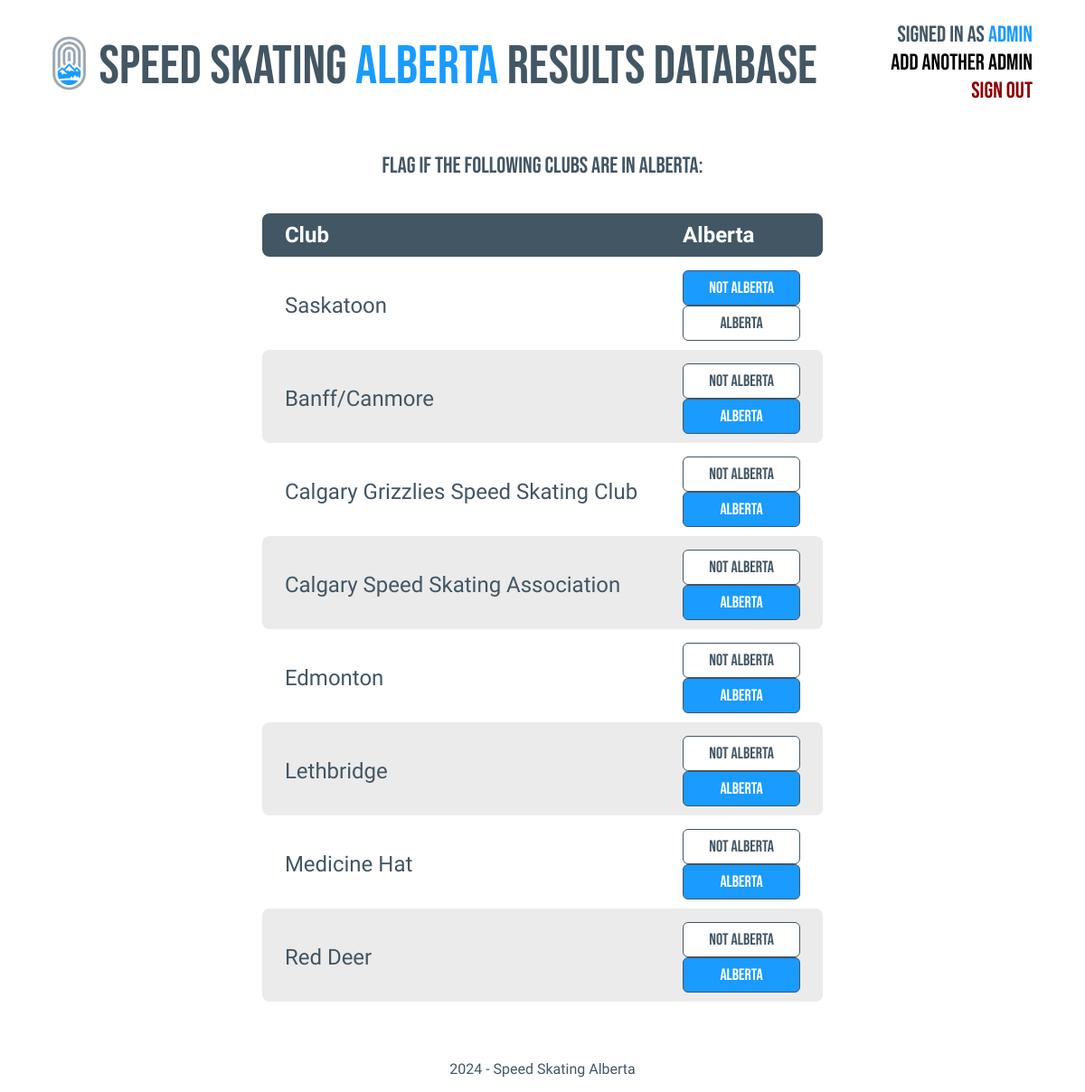
The page /admin/viewclubs.php (signed in) on the database its author committed.
### tables this page shows
CREATE TABLE `admin_table` (
  `username` varchar(128) NOT NULL,
  `password` varchar(255) NOT NULL,
  `adminID` int(11) NOT NULL
);

CREATE TABLE `club` (
  `clubName` varchar(128) NOT NULL,
  `alberta` tinyint(1) DEFAULT NULL
);

### admin/VerifyAdminLogin.php (called while the page is built)
<?php
    if(!isset($_SESSION['user-admin'])) {
        header('location: signin.php');
    }
    else {
        $userID = $_SESSION['user-admin'];
        $sql = "SELECT * FROM admin_table WHERE adminID = '$userID;'";
        $result = mysqli_query($conn, $sql);
        if ($result == TRUE) {
            $rows = mysqli_fetch_assoc($result);
            $username = $rows['username'];
        }
        else{
            header('location: signin.php');
        }
    }
?>

### admin/viewclubs.php (the view, shortened to what this page needs)
<?php include('navbar.php');
        ?>
<div class = "menuH">
    <p class = "bebas-neue darktext padded text-center medsize">Flag if the Following Clubs are in Alberta:</p>
    <?php
    $sql2 = "SELECT * FROM club ORDER BY alberta ASC, clubName ASC;";
    $result2 = mysqli_query($conn, $sql2);
    if($result2 == TRUE) {
        $count2 = mysqli_num_rows($result2);
        if($count2 > 0){
            $displayNum = 1;
            ?>
            <table class = "darktext searchresult arimo">
                <tr class = "toprow">
                    <th class = "row-left">Club</th>
                    <th class = "row-right">Alberta</th>
                </tr>
            <?php
            while($rows2 = mysqli_fetch_assoc($result2)){
                $clubName = $rows2['clubName'];
                $alberta = $rows2['alberta'];
                ?>
                <form action="" method="post" enctype="multipart/form-data">
                    <tr <?php if($displayNum%2==0){?> class = "odd" <?php } ?>>
                        <td class = "row-left"><?php echo $clubName?></td>
                        <td class = "row-right">
                        <?php
                            if ($alberta == NULL) {
                                ?>
                                <input class = "filesubmission bebas-neue darktext" type = "submit" value="Not Alberta" name="notalberta">
                                <input class = "filesubmission bebas-neue darktext" type = "submit" value="Alberta" name="makealberta">
                                <?php
                            }
                            else{
                                if ($alberta > 0){
                                    ?>
                                    <input class = "filesubmission bebas-neue darktext" type = "submit" value="Not Alberta" name="notalberta">
                                    <button class = "filesubmission-selected bebas-neue darktext">Alberta</button>
                                    <?php
                                }
                                else {
                                    ?>
                                    <button class = "filesubmission-selected bebas-neue darktext">Not Alberta</button>
                                    <input class = "filesubmission bebas-neue darktext" type = "submit" value="Alberta" name="makealberta">
                                    <?php
                                }
                            }
                        ?>
                        </td>
                    </tr>
                </form>
                <?php
                $displayNum++;
            }
            ?>
            </table>
            <?php
        }
    }
?>
</div>
<?php
include("../footer.php");
?>

### admin/navbar.php (shortened to what this page needs)
<?php include('../config/constants.php'); ?>
<?php include('VerifyAdminLogin.php'); ?>
<html>
    <head>
        <link rel="stylesheet" href="../css/style.css">
    </head>
    <div class = "header">
        <a href = "index.php" class = "left">
            <img id = "homelogo" src="../images/TrimmedorgLogo2024.png" alt="">
            <p class = "bebas-neue" id = "title"><span class = "darktext">Speed Skating</span> <span class = "bluetext">Alberta</span> <span class = "darktext">Results Database</span></p>
        </a>
        <div class = "right">
            <a class = "darktext bebas-neue" href = "">Signed in as <span class = "bluetext"><?php echo $username;?></span></a>
            <br>
            <a class = "blacktext bebas-neue" href = "addadmin.php">Add another Admin</a>
            <br>
            <a class = "dangertext bebas-neue" href = "../signout.php">Sign Out</a>
            <br>
        </div>
    </div>
</html>

### css/style.css (style rules this page uses)
a, a:hover, a:visited { text-decoration: none; margin: 0; }
.text-center { text-align: center; }
.arimo { font-family: "Arimo", sans-serif; font-optical-sizing: auto; font-weight: 200; font-style: normal; }
.bebas-neue { font-family: "Bebas Neue", sans-serif; font-weight: 400; font-style: normal; }
.darktext { color: #435664; }
.bluetext { color: #199bff; }
.blacktext { color: black; }
.header { display: flex; justify-content: space-between; padding-top: 15px; padding-left: 50px; padding-right: 50px; }
.left, .right { margin:0; align-items: center; gap: 15px; }
.left { display: flex; min-width: 900px; }
.right { font-size: 25px; text-align: right; }
#homelogo { height: 60px; width: auto; }
#title { padding-top: 8px; font-size: 60; margin: 0; line-height: 1.0; }
.header { background-color: white; padding-bottom: 15px; }
.menuH { margin-left: 5%; margin-right: 5%; border: 0px solid black; text-align: center; }
.filesubmission, .filesubmission-long, .filesubmission-opp { display: block; width: 130px; background-color: white; border: none; font-size: 18px; border-radius: 6px; padding: 8px; padding-left: 20px; padding-right: 20px; margin: 0; margin-left: auto; margin-right: auto; border: 1px solid #435664; box-shadow: 0px 0px black; }
.filesubmission-selected, .filesubmission:not(:disabled):hover, .filesubmission:active, .filesubmission-long:hover { display: block; width: 130px; background-color: #199bff; color:white; border: none; font-size: 18px; border-radius: 6px; padding: 8px; padding-left: 20px; padding-right: 20px; margin: 0; margin-left: auto; margin-right: auto; border: 1px solid #435664; box-shadow: 0px 0px black; }
.medsize { font-size: 25px; }
.dangertext { color: darkred; }
.header img { height: 60px; width: auto; }
.padded { display: block; padding: 12px; }
.searchresult { font-size: 24px; margin-left: auto; margin-right: auto; text-align: left; border-collapse: collapse; }
.odd { margin: 15px; background-color: rgb(235, 235, 235) }
.searchresult th, .searchresult td, .searchresult tr { padding: 10px; padding-left: 25px; padding-right: 25px; }
.searchresult td { padding-top: 15px; }
.toprow { color:white; font-weight: 400; margin: 15px; background-color: #435664; }
.row-left { border-top-left-radius: 8px; border-bottom-left-radius: 8px; }
.row-right { border-top-right-radius: 8px; border-bottom-right-radius: 8px; }

### rows shown on the page
admin_table: username "admin"
club: clubName "Saskatoon"
club: clubName "Banff/Canmore"
club: clubName "Calgary Grizzlies Speed Skating Club"
club: clubName "Calgary Speed Skating Association"
club: clubName "Edmonton"
club: clubName "Lethbridge"
club: clubName "Medicine Hat"
club: clubName "Red Deer"
